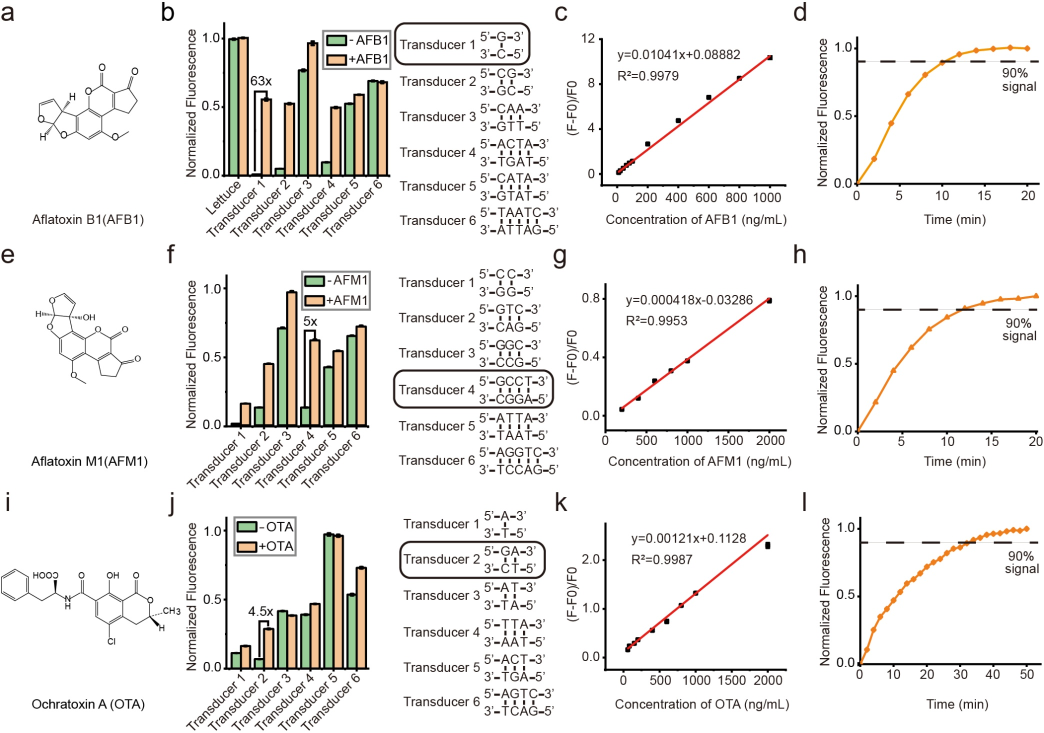
#> input picture input/ac6c03182__Im3.jpg, 2087 x 1466 px (shown at 1/2 size)
$ python -i object_measurement.py   (imports and definitions only)   (older library calls are emulated)
#> lines starting #> are read from the running program, lines starting #| are printed output that depends on the picture; after the words box and inside, x2 and y2 are one past the last pixel; in counts of white or black regions, pixels touching at a corner belong together
### src/image_utils.py
"""Shared image-coordinate and crop operations."""

from __future__ import annotations

import logging
import math
from collections.abc import Sequence
from pathlib import Path

import numpy as np

LOGGER = logging.getLogger(__name__)


# [89 lines left out: functions image_metadata_dpi, padded_bounds, crop_from_bounds, not called in this run]


def map_box_to_original(
    box: tuple[int, int, int, int],
    image_to_original: Sequence[Sequence[float]] = (
        (1.0, 0.0, 0.0),
        (0.0, 1.0, 0.0),
    ),
) -> tuple[int, int, int, int]:
    """Map an XYWH pixel-edge box through a 2x3 affine transform.

    The transform maps image-space pixel-edge coordinates to original-image
    pixel-edge coordinates. The returned XYWH box encloses all transformed
    corners, including when rotation or shear makes the result non-axis-aligned.
    """
    x, y, width, height = box
    if any(
        isinstance(value, bool) or not isinstance(value, (int, np.integer))
        for value in box
    ):
        raise ValueError("Box coordinates and dimensions must be integers")
    x, y, width, height = (int(value) for value in box)
    if width <= 0 or height <= 0:
        raise ValueError("Box width and height must be positive")

    matrix = np.asarray(image_to_original, dtype=np.float64)
    if matrix.shape != (2, 3) or not np.isfinite(matrix).all():
        raise ValueError("image_to_original must be a finite 2x3 matrix")

    # Validate that the matrix represents a valid affine transformation
    # Check if the transformation is degenerate (determinant near zero)
    determinant = matrix[0, 0] * matrix[1, 1] - matrix[0, 1] * matrix[1, 0]
    if abs(determinant) < 1e-10:
        raise ValueError(
            "Transform matrix is degenerate (determinant near zero). "
            "This would produce invalid coordinate mappings."
        )

    corners = np.array(
        [
            [x, y, 1.0],
            [x + width, y, 1.0],
            [x, y + height, 1.0],
            [x + width, y + height, 1.0],
        ],
        dtype=np.float64,
    )
    transformed = corners @ matrix.T
    minimum = transformed.min(axis=0)
    maximum = transformed.max(axis=0)

    def snap_near_integer(value: float) -> float:
        nearest = round(value)
        return float(nearest) if math.isclose(value, nearest, abs_tol=1e-9) else value

    left, top = (math.floor(snap_near_integer(value)) for value in minimum)
    right, bottom = (math.ceil(snap_near_integer(value)) for value in maximum)
    if right <= left or bottom <= top:
        raise ValueError("Transform produced an empty box")
    return left, top, right - left, bottom - top

### src/object_measurement.py
"""Original-image OCR text measurements and low-level foreground analysis.

The standalone command and pipeline use OCR regions; ``measure_image`` remains
a non-semantic threshold-segmentation helper.
"""

from __future__ import annotations

import argparse
import hashlib
import json
from collections.abc import Sequence
from dataclasses import dataclass
from pathlib import Path
from typing import Any, Literal

import cv2
import numpy as np

from .image_utils import map_box_to_original
from .text_detection import detect_text_regions

# Global OCR cache with bounded size: key = (image_hash, origin, excluded_boxes_hash), value = OCR results
# Using collections.OrderedDict for LRU-like behavior
from collections import OrderedDict
_OCR_CACHE: OrderedDict[str, list[dict[str, Any]]] = OrderedDict()
_OCR_CACHE_MAX_SIZE = 100  # Maximum number of cached OCR results

ThresholdMethod = Literal["otsu", "adaptive"]
SegmentationMethod = Literal["components", "contours"]
Polarity = Literal["auto", "dark", "light"]
Morphology = Literal["none", "open", "close", "open_close"]
Box = tuple[int, int, int, int]
ObjectType = Literal["connected_component", "contour", "provided_region"]
POINTS_PER_INCH = 72.0
DEFAULT_DPI = 96.0
HEIGHT_ADJUSTMENT_PX = 2


def _validate_dpi(dpi: float) -> float:
    if isinstance(dpi, bool):
        raise ValueError("dpi must be a finite positive number")
    try:
        numeric_dpi = float(dpi)
    except (TypeError, ValueError) as error:
        raise ValueError("dpi must be a finite positive number") from error
    if not np.isfinite(numeric_dpi) or numeric_dpi <= 0:
        raise ValueError("dpi must be a finite positive number")
    return numeric_dpi


def _points(pixels: int, dpi: float) -> float:
    return round(pixels * POINTS_PER_INCH / dpi, 4)


@dataclass(frozen=True)
class MeasurementConfig:
    """Controls foreground segmentation without changing source resolution."""

    threshold_method: ThresholdMethod = "otsu"
    segmentation_method: SegmentationMethod = "components"
    polarity: Polarity = "auto"
    morphology: Morphology = "none"
    morphology_kernel_size: int = 3
    adaptive_block_size: int = 31
    adaptive_constant: float = 5.0
    connectivity: Literal[4, 8] = 8
    minimum_area: int = 1
    maximum_area: int | None = None
    dpi: float = DEFAULT_DPI

    def __post_init__(self) -> None:
        if self.threshold_method not in ("otsu", "adaptive"):
            raise ValueError(f"Unsupported threshold method: {self.threshold_method}")
        if self.segmentation_method not in ("components", "contours"):
            raise ValueError(
                f"Unsupported segmentation method: {self.segmentation_method}"
            )
        if self.polarity not in ("auto", "dark", "light"):
            raise ValueError(f"Unsupported foreground polarity: {self.polarity}")
        if self.morphology not in ("none", "open", "close", "open_close"):
            raise ValueError(f"Unsupported morphology operation: {self.morphology}")
        if self.morphology_kernel_size < 1 or self.morphology_kernel_size % 2 == 0:
            raise ValueError("morphology_kernel_size must be a positive odd integer")
        if self.adaptive_block_size < 3 or self.adaptive_block_size % 2 == 0:
            raise ValueError("adaptive_block_size must be an odd integer of at least 3")
        if self.connectivity not in (4, 8):
            raise ValueError("connectivity must be 4 or 8")
        if self.minimum_area < 1:
            raise ValueError("minimum_area must be at least 1")
        if self.maximum_area is not None and self.maximum_area < self.minimum_area:
            raise ValueError("maximum_area must be >= minimum_area")
        _validate_dpi(self.dpi)


@dataclass(frozen=True)
class ObjectMeasurement:
    """One measured object's enclosing box in original-image pixels."""

    object_id: int
    x: int
    y: int
    width: int
    height: int
    area: int
    object_type: str
    foreground_area: int | None = None
    original_height_px: int | None = None
    height_adjustment_px: int = 0
    text: str | None = None
    content_type: str | None = None
    confidence: float | None = None
    ocr_bbox: dict[str, int] | None = None
    refined_bbox: dict[str, int] | None = None
    detection_confidence: float | None = None
    preprocessing: str | None = None

    # [54 lines left out: function as_dict, not called in this run]


@dataclass(frozen=True)
class MeasurementResult:
    """Measurements and source-image metadata for a single image."""

    source_image: str
    original_width: int
    original_height: int
    measurements: tuple[ObjectMeasurement, ...]
    config: MeasurementConfig | None
    otsu_threshold: float | None
    image_channels: int | None = None
    image_format: str | None = None
    dpi: float = DEFAULT_DPI
    detection_method: str = "opencv_threshold_segmentation"

    # [51 lines left out: function as_dict, not called in this run]


def _gray_uint8(image: np.ndarray) -> np.ndarray:
    if image.ndim == 2:
        gray = image
    elif image.ndim == 3 and image.shape[2] == 3:
        gray = cv2.cvtColor(image, cv2.COLOR_BGR2GRAY)
    elif image.ndim == 3 and image.shape[2] == 4:
        gray = cv2.cvtColor(image, cv2.COLOR_BGRA2GRAY)
    else:
        raise ValueError("Image must be grayscale, BGR, or BGRA")

    if gray.dtype == np.uint8:
        return gray
    if gray.dtype == np.uint16:
        return np.rint(gray.astype(np.float64) * (255.0 / 65535.0)).astype(np.uint8)
    if np.issubdtype(gray.dtype, np.integer):
        maximum = np.iinfo(gray.dtype).max
        if maximum <= 0:
            raise ValueError(f"Unsupported image dtype: {gray.dtype}")
        return np.rint(gray.astype(np.float64) * (255.0 / maximum)).clip(
            0, 255
        ).astype(np.uint8)
    if np.issubdtype(gray.dtype, np.floating) and np.isfinite(gray).all():
        minimum, maximum = float(gray.min()), float(gray.max())
        if minimum < 0 or maximum > 1:
            raise ValueError("Floating-point images must have values in [0, 1]")
        return np.rint(gray * 255).astype(np.uint8)
    raise ValueError(f"Unsupported or non-finite image dtype: {gray.dtype}")


def _read_original_image(image_path: str | Path) -> tuple[Path, np.ndarray]:
    source = Path(image_path)
    image = cv2.imread(str(source), cv2.IMREAD_UNCHANGED)
    if image is None:
        raise OSError(f"Could not read image: {source}")
    if image.size == 0 or image.ndim not in (2, 3):
        raise ValueError(f"Image is empty or has an invalid shape: {source}")
    return source, image


def _border_median(gray: np.ndarray) -> float:
    border = np.concatenate((gray[0], gray[-1], gray[:, 0], gray[:, -1]))
    return float(np.median(border))


def _foreground_mask(
    gray: np.ndarray, config: MeasurementConfig
) -> tuple[np.ndarray, float | None]:
    polarity = config.polarity
    if polarity == "auto":
        polarity = "dark" if _border_median(gray) >= 127.5 else "light"
    threshold_type = cv2.THRESH_BINARY_INV if polarity == "dark" else cv2.THRESH_BINARY
    otsu_threshold: float | None = None

    if config.threshold_method == "otsu":
        otsu_threshold, mask = cv2.threshold(
            gray, 0, 255, threshold_type | cv2.THRESH_OTSU
        )
    else:
        minimum_dimension = min(gray.shape)
        if minimum_dimension < 3:
            raise ValueError(
                "Adaptive thresholding requires an image at least 3x3 pixels"
            )
        block_size = min(
            config.adaptive_block_size,
            minimum_dimension if minimum_dimension % 2 else minimum_dimension - 1,
        )
        mask = cv2.adaptiveThreshold(
            gray,
            255,
            cv2.ADAPTIVE_THRESH_GAUSSIAN_C,
            threshold_type,
            block_size,
            config.adaptive_constant,
        )

    if config.morphology != "none":
        size = config.morphology_kernel_size
        kernel = cv2.getStructuringElement(cv2.MORPH_RECT, (size, size))
        if config.morphology in ("open", "open_close"):
            mask = cv2.morphologyEx(mask, cv2.MORPH_OPEN, kernel)
        if config.morphology in ("close", "open_close"):
            mask = cv2.morphologyEx(mask, cv2.MORPH_CLOSE, kernel)
    return np.ascontiguousarray(mask), otsu_threshold


def _component_boxes(
    mask: np.ndarray, config: MeasurementConfig
) -> list[tuple[tuple[int, int, int, int], int]]:
    count, _, stats, _ = cv2.connectedComponentsWithStats(
        mask, connectivity=config.connectivity, ltype=cv2.CV_32S
    )
    boxes = []
    for label in range(1, count):
        x, y, width, height, area = (int(value) for value in stats[label])
        if area < config.minimum_area:
            continue
        if config.maximum_area is not None and area > config.maximum_area:
            continue
        boxes.append(((x, y, width, height), area))
    return boxes


# [33 lines left out: functions _contour_boxes, _validate_roi, not called in this run]


def measure_image(
    image_path: str | Path,
    *,
    config: MeasurementConfig | None = None,
    roi: Box | None = None,
) -> MeasurementResult:
    """Measure foreground regions from the image read directly from disk.

    ``roi`` uses half-open XYXY coordinates in the original image. It restricts
    processing without cropping, resizing, enhancing, or changing the source.
    """
#> called with image_path = '../input/ac6c03182__Im3.jpg'
    source, image = _read_original_image(image_path)
#> in _read_original_image, image is the input picture: shape (1466, 2087, 3); mean B, G, R 235.9, 237.5, 238.7
    original_height, original_width = image.shape[:2]
    settings = config or MeasurementConfig()
    bounds = (
        (0, 0, original_width, original_height)
        if roi is None
        else _validate_roi(roi, original_width, original_height)
    )
    left, top, right, bottom = bounds
    gray = _gray_uint8(image[top:bottom, left:right])
#> in _gray_uint8, `gray = cv2.cvtColor(image, cv2.COLOR_BGR2GRAY)`:
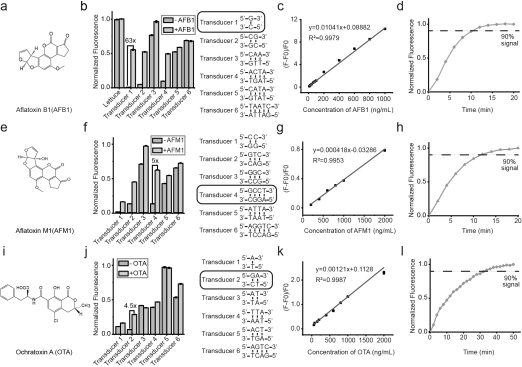
#> gray: shape (1466, 2087) (shown at 1/4 size); min 0, max 255, mean 237.7
    mask, otsu_threshold = _foreground_mask(gray, settings)
#> in _border_median, `border = np.concatenate((gray[0], gray[-1], gray[:, 0], gray[:, -1]))`: border = 7106 values, max 255 at index 0, min 251 at index 6518, mean 255
#> in _foreground_mask, `polarity = "dark" if _border_median(gray) >= 127.5 else "light"`: polarity = 'dark'
#> in _foreground_mask, `threshold_type = cv2.THRESH_BINARY_INV if polarity == "dark" else cv2...`: threshold_type = 1
#> in _foreground_mask, `otsu_threshold, mask = cv2.threshold( gray, 0, 255, threshold_type | c..`:
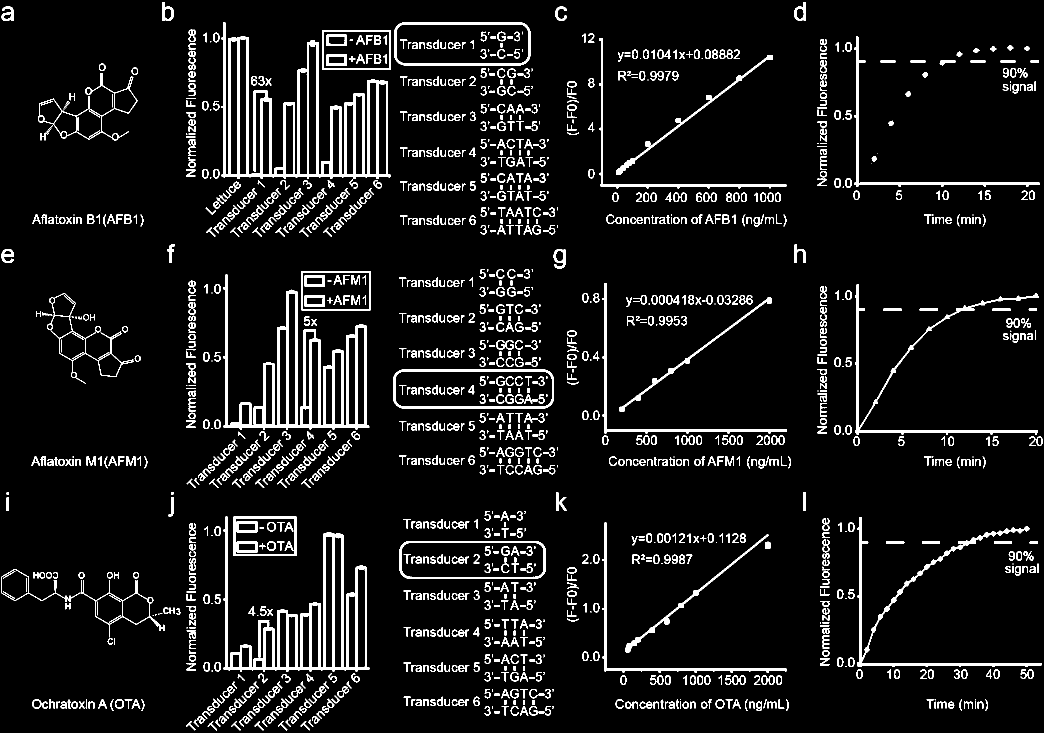
#> mask: shape (1466, 2087) (shown at 1/2 size); 7.3% white; 1563 white regions (169 under 20 px), largest, box (x1, y1, x2, y2) and area: (443, 44, 781, 358) 22637, (447, 549, 739, 859) 17259, (447, 1033, 739, 1343) 15536
#> in _foreground_mask, `otsu_threshold, mask = cv2.threshold( gray, 0, 255, threshold_type | c..`: otsu_threshold = 155
#> otsu_threshold = 155

    if settings.segmentation_method == "components":
        boxes = _component_boxes(mask, settings)
#> in _component_boxes, `count, _, stats, _ = cv2.connectedComponentsWithStats( mask, connectiv..`: count = 1564; stats = 1564 rows, first 6: [0, 0, 2087, 1466, 2837441], [324, 4, 24, 38, 422], [1588, 4, 24, 38, 411], [3, 13, 25, 29, 395], [1111, 13, 23, 29, 280], [443, 44, 338, 314, 22637]
#> the loop in _component_boxes, `for label in range(1, count):` made 1563 passes
#> after the loop in _component_boxes, `for label in range(1, count):`: boxes = 1563 items
#> boxes = 1563 items
        object_type: Literal["connected_component", "contour"] = (
            "connected_component"
        )
    else:
        boxes = _contour_boxes(mask, settings)
        object_type = "contour"

    translation = ((1.0, 0.0, float(left)), (0.0, 1.0, float(top)))
    original_boxes = [
        (map_box_to_original(box, translation), foreground_area)
        for box, foreground_area in boxes
    ]
#> original_boxes = 1563 items
    original_boxes.sort(
        key=lambda item: (
            item[0][1],
            item[0][0],
            item[0][3],
            item[0][2],
        )
    )
    measurements = tuple(
        ObjectMeasurement(
            object_id=index,
            x=x,
            y=y,
            width=width,
            height=min(height + HEIGHT_ADJUSTMENT_PX, original_height - y),
            area=width * height,
            object_type=object_type,
            foreground_area=foreground_area,
            original_height_px=height,
            height_adjustment_px=min(HEIGHT_ADJUSTMENT_PX, original_height - y - height),
        )
        for index, ((x, y, width, height), foreground_area) in enumerate(
            original_boxes, start=1
        )
    )
#> measurements = 1563 items
    return MeasurementResult(
        source_image=source.name,
        original_width=original_width,
        original_height=original_height,
        measurements=measurements,
        config=settings,
        otsu_threshold=otsu_threshold,
        image_channels=1 if image.ndim == 2 else int(image.shape[2]),
        image_format=source.suffix.lstrip(".").lower() or None,
        dpi=settings.dpi,
    )


# [654 lines left out: functions measure_regions, _create_cache_key, clear_ocr_cache, _add_to_cache, measure_text_regions, measure_text_image and 6 more, not called in this run]


# [2 lines not run here, left out]

>>> result = measure_image('../input/ac6c03182__Im3.jpg')

$ run again, on input/ac6c04473__Im4.jpg
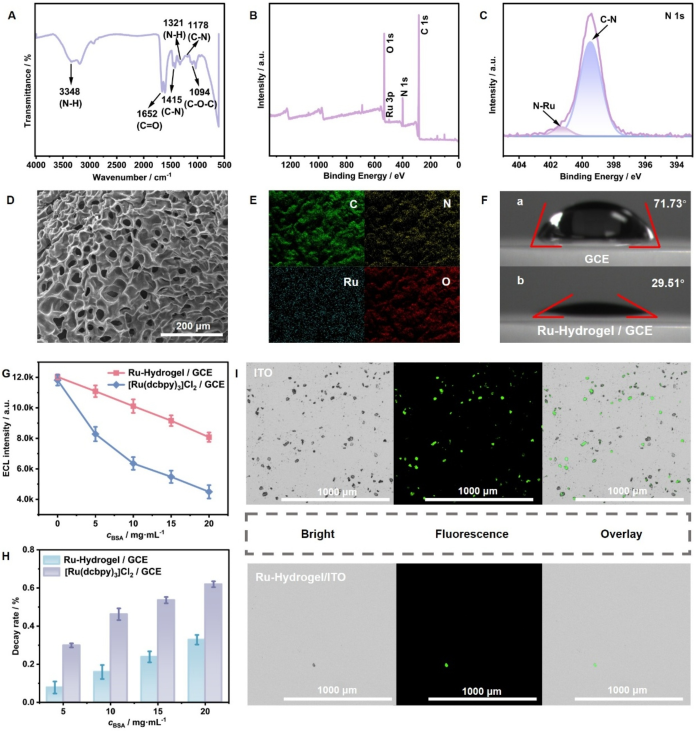
#> input picture input/ac6c04473__Im4.jpg, 2087 x 2191 px (shown at 1/3 size)
#> in _read_original_image, image is the input picture: shape (2191, 2087, 3); mean B, G, R 186.3, 186.2, 186.1
#> in _gray_uint8, `gray = cv2.cvtColor(image, cv2.COLOR_BGR2GRAY)`:
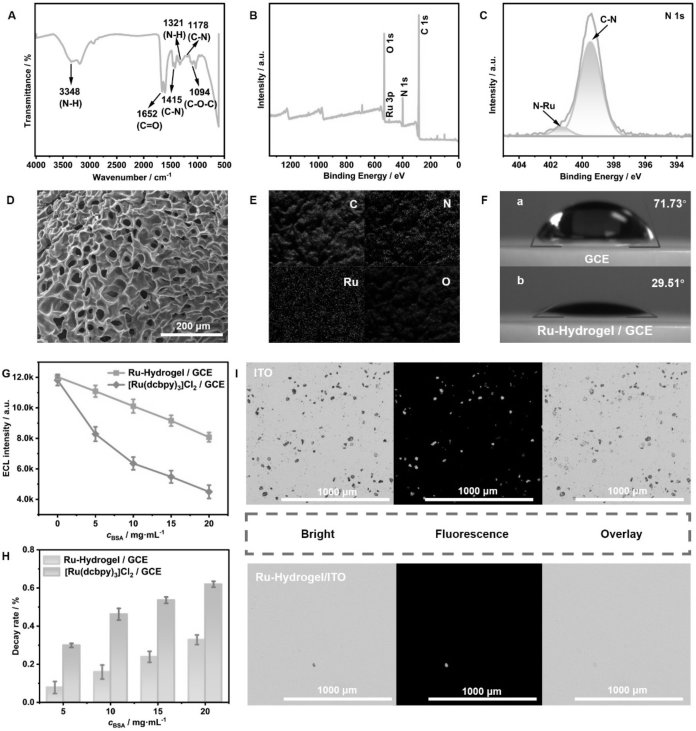
#> gray: shape (2191, 2087) (shown at 1/3 size); min 0, max 255, mean 186.2
#> border = 8556 values, max 255 at index 0, min 251 at index 5459, mean 254.9
#> polarity = 'dark'
#> threshold_type = 1
#> in _foreground_mask, `otsu_threshold, mask = cv2.threshold( gray, 0, 255, threshold_type | c..`:
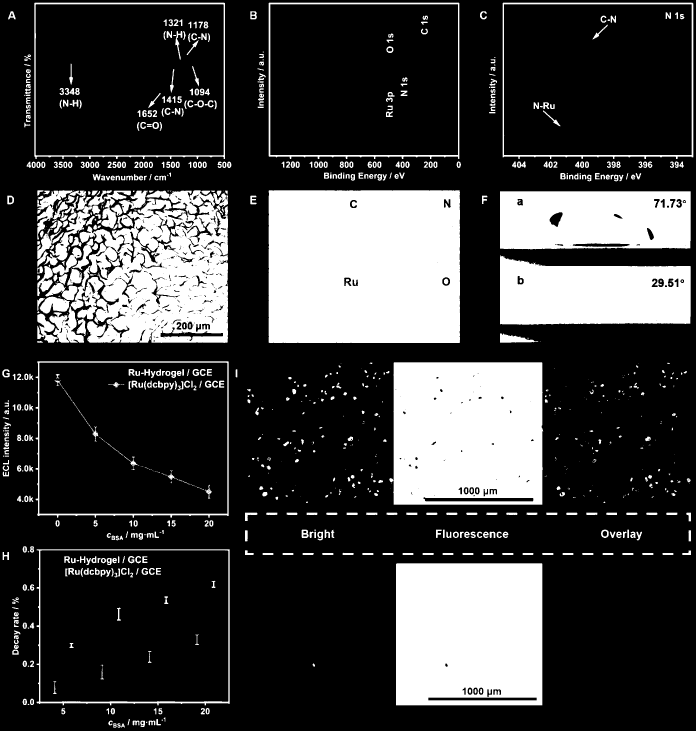
#> mask: shape (2191, 2087) (shown at 1/3 size); 25.2% white; 1008 white regions (269 under 20 px), largest, box (x1, y1, x2, y2) and area: (806, 571, 1380, 1029) 260998, (1180, 1087, 1630, 1514) 185257, (1188, 1690, 1627, 2116) 183114
#> in _foreground_mask, `otsu_threshold, mask = cv2.threshold( gray, 0, 255, threshold_type | c..`: otsu_threshold = 137
#> count = 1009; stats = 1009 rows, first 6: [0, 0, 2087, 2191, 3418974], [103, 8, 572, 469, 9129], [806, 8, 572, 469, 10072], [1508, 8, 572, 469, 10035], [24, 34, 23, 24, 268], [751, 34, 20, 24, 312]
#> the loop in _component_boxes, `for label in range(1, count):` made 1008 passes
#> after the loop in _component_boxes, `for label in range(1, count):`: boxes = 1008 items
